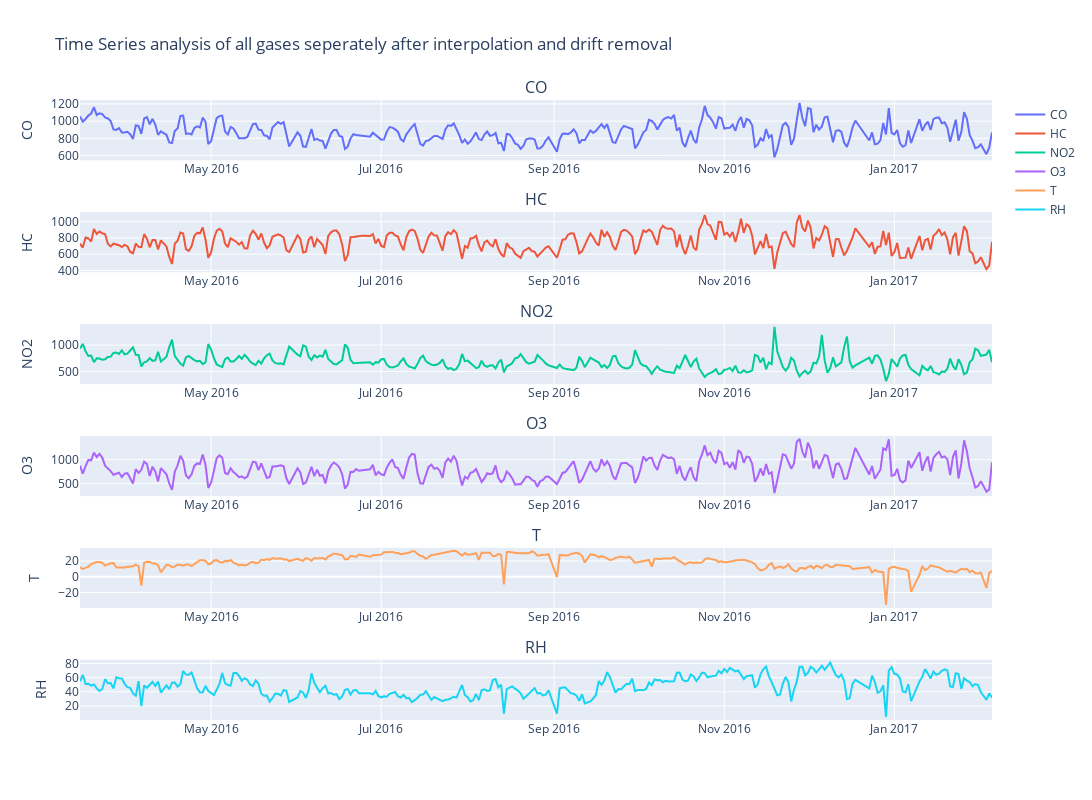

The cell this chart's notebook holds for it:
### Code cell
final_ts = plot_ts(df_pivot_impute,title= "Time Series analysis of all gases seperately after interpolation and drift removal")
final_ts.show()

### Figure 1 — Plotly figure (JSON) as saved in the notebook; plotly's stock layout.template omitted (floating-point values rounded to 4 significant figures; data arrays with more than 128 entries replaced by an {"elided": "..."} marker saying what was removed)
{"data": [{"name": "CO", "type": "scatter", "x": {"elided": "328 str values"}, "xaxis": "x", "y": {"elided": "328 float values"}, "yaxis": "y"}, {"name": "HC", "type": "scatter", "x": {"elided": "328 str values"}, "xaxis": "x2", "y": {"elided": "328 float values"}, "yaxis": "y2"}, {"name": "NO2", "type": "scatter", "x": {"elided": "328 str values"}, "xaxis": "x3", "y": {"elided": "328 float values"}, "yaxis": "y3"}, {"name": "O3", "type": "scatter", "x": {"elided": "328 str values"}, "xaxis": "x4", "y": {"elided": "328 float values"}, "yaxis": "y4"}, {"name": "T", "type": "scatter", "x": {"elided": "328 str values"}, "xaxis": "x5", "y": {"elided": "328 float values"}, "yaxis": "y5"}, {"name": "RH", "type": "scatter", "x": {"elided": "328 str values"}, "xaxis": "x6", "y": {"elided": "328 float values"}, "yaxis": "y6"}], "layout": {"annotations": [{"font": {"size": 16}, "showarrow": false, "text": "CO", "x": 0.5, "xanchor": "center", "xref": "paper", "y": 1.0, "yanchor": "bottom", "yref": "paper"}, {"font": {"size": 16}, "showarrow": false, "text": "HC", "x": 0.5, "xanchor": "center", "xref": "paper", "y": 0.8194, "yanchor": "bottom", "yref": "paper"}, {"font": {"size": 16}, "showarrow": false, "text": "NO2", "x": 0.5, "xanchor": "center", "xref": "paper", "y": 0.6389, "yanchor": "bottom", "yref": "paper"}, {"font": {"size": 16}, "showarrow": false, "text": "O3", "x": 0.5, "xanchor": "center", "xref": "paper", "y": 0.4583, "yanchor": "bottom", "yref": "paper"}, {"font": {"size": 16}, "showarrow": false, "text": "T", "x": 0.5, "xanchor": "center", "xref": "paper", "y": 0.2778, "yanchor": "bottom", "yref": "paper"}, {"font": {"size": 16}, "showarrow": false, "text": "RH", "x": 0.5, "xanchor": "center", "xref": "paper", "y": 0.09722, "yanchor": "bottom", "yref": "paper"}], "height": 800, "title": {"text": "Time Series analysis of all gases seperately after interpolation and drift removal"}, "width": 1200, "xaxis": {"anchor": "y", "domain": [0, 1]}, "xaxis2": {"anchor": "y2", "domain": [0, 1]}, "xaxis3": {"anchor": "y3", "domain": [0, 1]}, "xaxis4": {"anchor": "y4", "domain": [0, 1]}, "xaxis5": {"anchor": "y5", "domain": [0, 1]}, "xaxis6": {"anchor": "y6", "domain": [0, 1]}, "yaxis": {"anchor": "x", "domain": [0.9028, 1.0], "title": {"text": "CO"}}, "yaxis2": {"anchor": "x2", "domain": [0.7222, 0.8194], "title": {"text": "HC"}}, "yaxis3": {"anchor": "x3", "domain": [0.5417, 0.6389], "title": {"text": "NO2"}}, "yaxis4": {"anchor": "x4", "domain": [0.3611, 0.4583], "title": {"text": "O3"}}, "yaxis5": {"anchor": "x5", "domain": [0.1806, 0.2778], "title": {"text": "T"}}, "yaxis6": {"anchor": "x6", "domain": [0, 0.09722], "title": {"text": "RH"}}}}
